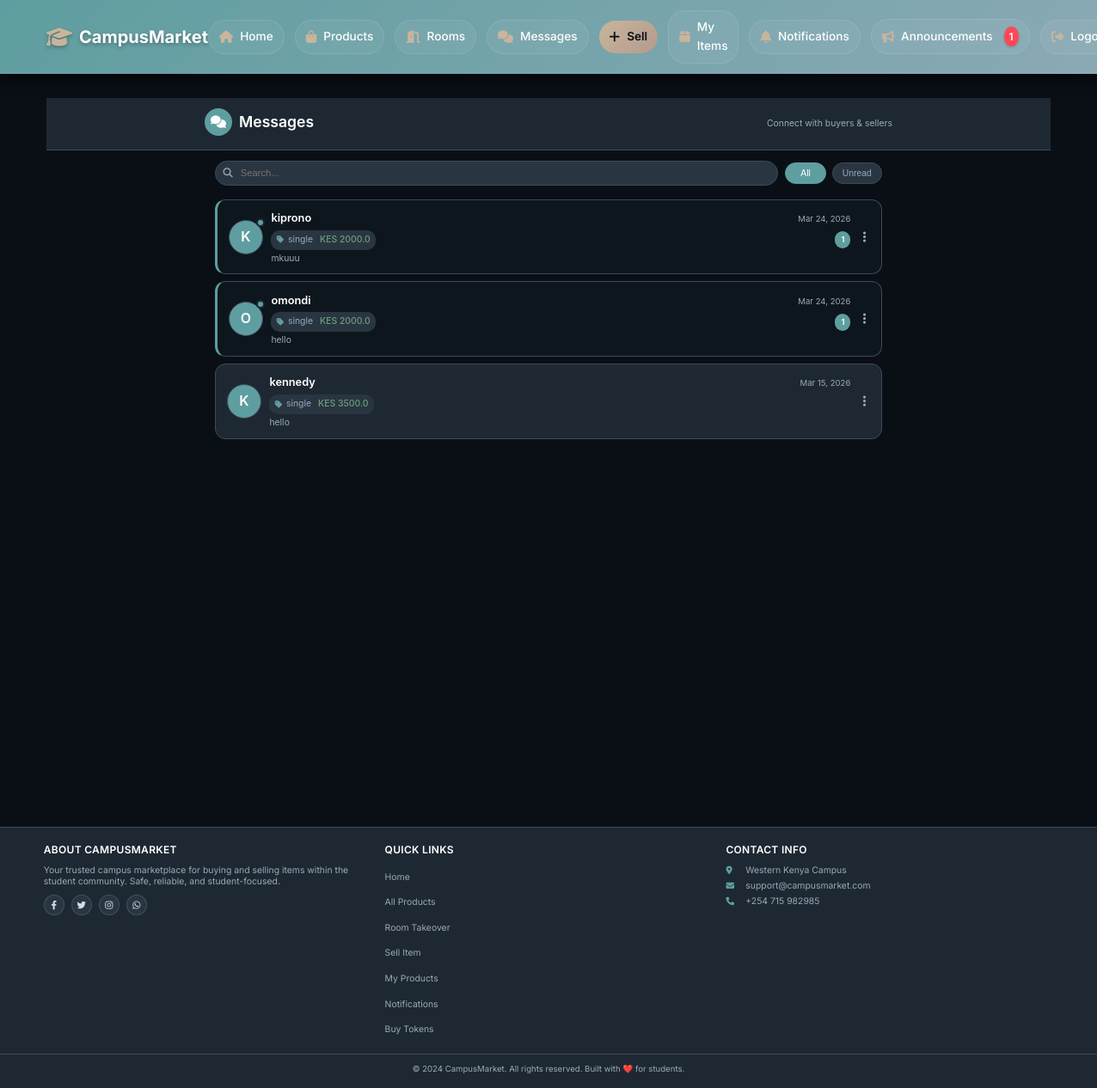
Before: /chat/ (signed in) with the older database file.
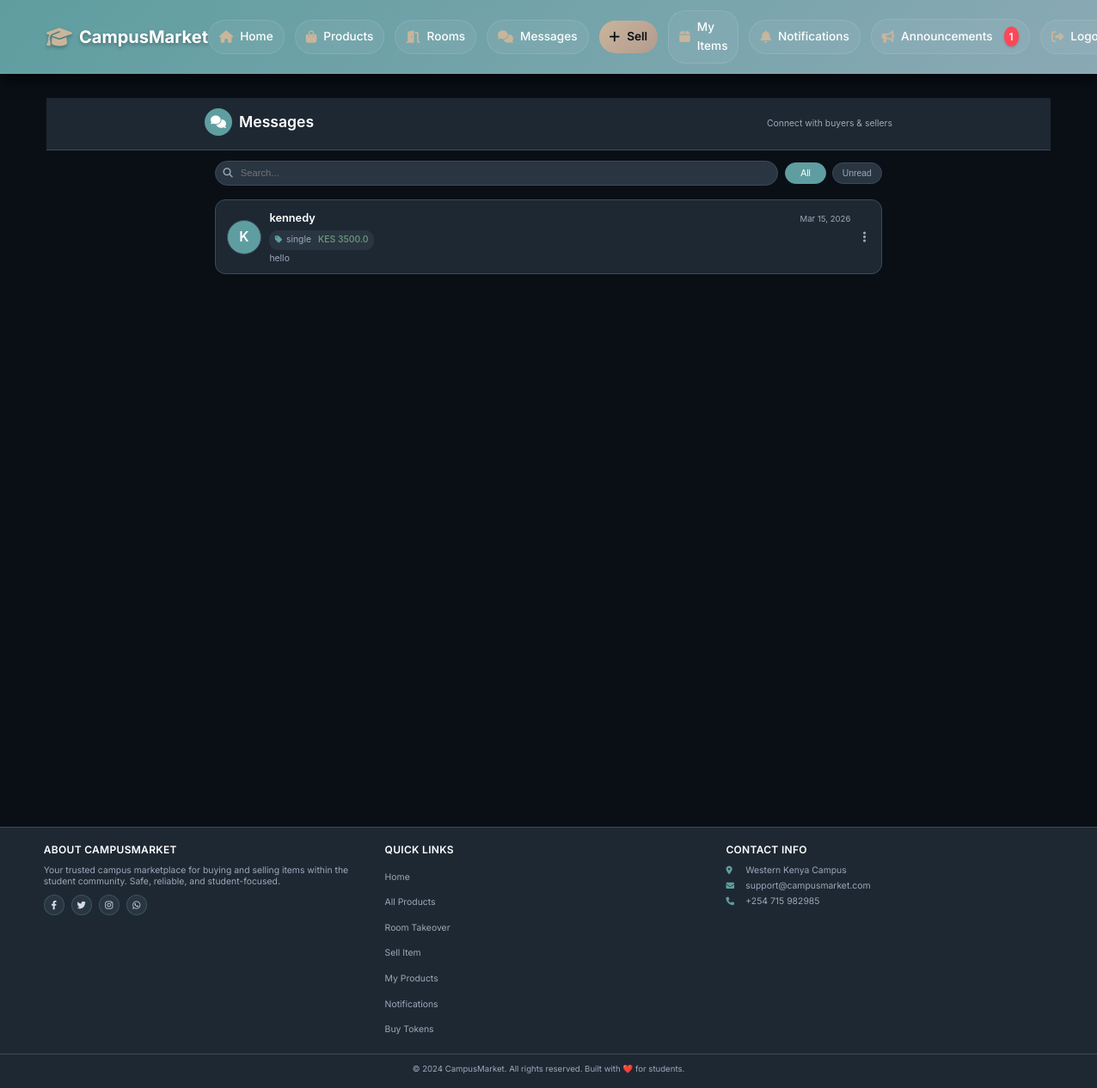
After: the same page with the newer database file.
### app/models.py (models this page shows, shortened)
class Message(db.Model):
    __tablename__ = 'messages'
    id = db.Column(db.Integer, primary_key=True)
    chat_id = db.Column(db.Integer, db.ForeignKey('chats.id'), nullable=False)
    content = db.Column(db.Text, nullable=True)
    is_image = db.Column(db.Boolean, default=False)
    image_filename = db.Column(db.String(255), nullable=True)
    sender_id = db.Column(db.Integer, db.ForeignKey('users.id'), nullable=False)
    receiver_id = db.Column(db.Integer, db.ForeignKey('users.id'), nullable=False)
    is_read = db.Column(db.Boolean, default=False)
    created_at = db.Column(db.DateTime, default=datetime.utcnow)
    is_deleted = db.Column(db.Boolean, default=False)
    deleted_at = db.Column(db.DateTime, nullable=True)
    deleted_by_id = db.Column(db.Integer, db.ForeignKey('users.id'), nullable=True)
    offer_id = db.Column(db.Integer, db.ForeignKey('offers.id'), nullable=True)
    __table_args__ = (
        CheckConstraint('sender_id != receiver_id', name='different_sender_receiver'),
    )
    chat = db.relationship('Chat', back_populates='messages')
    sender = db.relationship('User', foreign_keys=[sender_id], back_populates='sent_messages')
    deleted_by = db.relationship('User', foreign_keys=[deleted_by_id], backref='deleted_messages')
    offer = db.relationship('Offer', backref='message_refs')
    @property
    def formatted_time(self):
        now = datetime.utcnow()
        diff = now - self.created_at
        if diff.days == 0:
            if diff.seconds < 60:
                return "Just now"
            elif diff.seconds < 3600:
                return f"{diff.seconds // 60}m ago"
            else:
                return f"{diff.seconds // 3600}h ago"
        elif diff.days == 1:
            return "Yesterday"
        elif diff.days < 7:
            return f"{diff.days}d ago"
        else:
            return self.created_at.strftime("%b %d, %Y")

class User(UserMixin, db.Model):
    __tablename__ = 'users'
    id = db.Column(db.Integer, primary_key=True)
    username = db.Column(db.String(80), unique=True, nullable=False)
    email = db.Column(db.String(120), unique=True, nullable=False)
    password_hash = db.Column(db.String(128))
    phone = db.Column(db.String(20))
    created_at = db.Column(db.DateTime, default=datetime.utcnow)
    google_id = db.Column(db.String(100), unique=True, nullable=True)
    profile_picture = db.Column(db.String(500), nullable=True)
    products = db.relationship('Product',
        foreign_keys='Product.seller_id',
        back_populates='seller',
        lazy=True
    )
    payments = db.relationship('Payment',
        back_populates='payment_user',
        lazy=True
    )
    phone_number = db.Column(db.String(20))
    campus_location = db.Column(db.String(100))
    hostel_name = db.Column(db.String(100))
    hostel_room = db.Column(db.String(20))
    whatsapp_number = db.Column(db.String(20))
    show_contact_details = db.Column(db.Boolean, default=True)
    contact_preference = db.Column(db.String(20), default='whatsapp')
    is_admin = db.Column(db.Boolean, default=False)
    conversations_as_buyer = db.relationship('Chat',
        foreign_keys='Chat.buyer_id',
        back_populates='buyer',
        lazy=True,
        cascade='all, delete-orphan'
    )
    conversations_as_seller = db.relationship('Chat',
        foreign_keys='Chat.seller_id',
        back_populates='seller',
        lazy=True,
        cascade='all, delete-orphan'
    )
    sent_messages = db.relationship('Message',
        foreign_keys='Message.sender_id',
        back_populates='sender',
        lazy=True,
        cascade='all, delete-orphan'
    )
    sent_offers = db.relationship('Offer',
        foreign_keys='Offer.buyer_id',
        back_populates='offer_buyer',
        lazy=True
    )
    received_offers = db.relationship('Offer',
        foreign_keys='Offer.seller_id',
        back_populates='offer_seller',
        lazy=True
    )

class Product(db.Model):
    __tablename__ = 'products'
    id = db.Column(db.Integer, primary_key=True)
    title = db.Column(db.String(100), nullable=False)
    description = db.Column(db.Text)
    price = db.Column(db.Float, nullable=False)
    condition = db.Column(db.String(20))
    contact_info = db.Column(db.Text)
    is_fast_moving = db.Column(db.Boolean, default=False)
    is_active = db.Column(db.Boolean, default=True)
    is_sold = db.Column(db.Boolean, default=False)
    Token = db.Column(db.Float, nullable=False)
    category_id = db.Column(db.Integer, db.ForeignKey('categories.id'), nullable=False)
    seller_id = db.Column(db.Integer, db.ForeignKey('users.id'), nullable=False)
    image_group_id = db.Column(db.Integer, db.ForeignKey('product_image_groups.id'), nullable=True)
    created_at = db.Column(db.DateTime, default=datetime.utcnow)
    updated_at = db.Column(db.DateTime, default=datetime.utcnow, onupdate=datetime.utcnow)
    hostel_name = db.Column(db.String(100), nullable=False, default='')
    location = db.Column(db.String(100), nullable=False, default='')
    leave_date = db.Column(db.DateTime, nullable=False, default=datetime.utcnow)
    room_type = db.Column(db.String(20), default='single')
    deposit = db.Column(db.Float, default=0)
    commission_percentage = db.Column(db.Float, default=0)
    is_commission_listing = db.Column(db.Boolean, default=False)
    status = db.Column(db.String(20), default='available')
    agreement_user_id = db.Column(db.Integer, db.ForeignKey('users.id'), nullable=True)
    agreement_expires_at = db.Column(db.DateTime, nullable=True)
    booked_at = db.Column(db.DateTime, nullable=True)
    total_unlocks = db.Column(db.Integer, default=0)
    last_interest_update = db.Column(db.DateTime, default=datetime.utcnow)
    payments = db.relationship('Payment', back_populates='product', lazy=True, cascade="all, delete-orphan")
    chats = db.relationship('Chat', back_populates='product', lazy=True, cascade='all, delete-orphan')
    offers = db.relationship('Offer', back_populates='product', lazy=True, cascade='all, delete-orphan')
    agreement_user = db.relationship('User', foreign_keys=[agreement_user_id])
    category = db.relationship('Category', back_populates='products')
    seller = db.relationship('User', foreign_keys=[seller_id], back_populates='products')
    image_group = db.relationship('ProductImageGroup', back_populates='product')

### app/chat/routes.py (the view)
@chat_bp.route('/')
@login_required
def index():
    chats = Chat.query.filter(
        (Chat.buyer_id == current_user.id) | (Chat.seller_id == current_user.id),
        Chat.is_active == True
    ).order_by(Chat.updated_at.desc()).all()
    formatted_chats = []
    for chat in chats:
        last_message = Message.query.filter_by(chat_id=chat.id)\
            .order_by(Message.created_at.desc()).first()
        unread_count = Message.query.filter_by(
            chat_id=chat.id,
            receiver_id=current_user.id,
            is_read=False
        ).count()
        other_user = chat.get_other_participant(current_user.id)
        formatted_chats.append({
            'chat_id': chat.id,
            'product': chat.product,
            'other_user': other_user,
            'last_message': last_message.content if last_message and not last_message.is_image else '[Image]' if last_message else None,
            'last_message_time': last_message.formatted_time if last_message else None,
            'unread_count': unread_count,
            'updated_at': chat.updated_at
        })
    return render_template('chat/index.html', chats=formatted_chats)

### app/models.py (called while the page is built)
@login_manager.user_loader
def load_user(user_id):
    return User.query.get(int(user_id))

    def get_other_participant(self, current_user_id):
        if current_user_id == self.buyer_id:
            return self.seller
        return self.buyer

### app/templates/chat/index.html (shortened to what the changed rows need)
{% extends "base.html" %}
{% block content %}
<div class="chat-app">
    <header class="chat-app-header">
        <div class="header-content">
            <div class="header-title">
                <h1>Messages</h1>
            </div>
        </div>
    </header>
    <main class="chat-main">
        {% if chats %}
        <div class="chats-container">
            <div class="chats-list" id="chatsList">
                {% for chat in chats %}
                <a href="{{ url_for('chat.chat_room', chat_id=chat.chat_id) }}" class="chat-card {% if chat.unread_count > 0 %}unread{% endif %}"
                   data-username="{{ chat.other_user.username|lower }}"
                   data-product="{{ chat.product.title|lower }}"
                   data-last-message="{{ chat.last_message|default('')|lower }}"
                   data-unread="{{ chat.unread_count }}"
                   data-timestamp="{{ chat.updated_at.timestamp() }}">
                    <div class="chat-avatar">
                        <div class="avatar-container">
                            {% if chat.other_user.profile_picture %}
                                <img src="{{ chat.other_user.profile_picture }}" alt="{{ chat.other_user.username }}" class="avatar-img">
                            {% else %}
                                <div class="avatar-fallback" style="background: var(--primary);">
                                    {{ chat.other_user.username[0]|upper }}
                                </div>
                            {% endif %}
                            {% if chat.unread_count > 0 %}
                            <div class="unread-dot"></div>
                            {% endif %}
                        </div>
                    </div>
                    <div class="chat-info">
                        <div class="chat-header-row">
                            <h3 class="chat-username">{{ chat.other_user.username }}</h3>
                            <span class="chat-timestamp">{{ chat.last_message_time or chat.updated_at.strftime('%H:%M') }}</span>
                        </div>
                        <div class="product-row">
                            <div class="product-badge">
                                <i class="fas fa-tag"></i>
                                <span class="product-name">{{ chat.product.title|truncate(25, true) }}</span>
                                <span class="product-price">KES {{ chat.product.price }}</span>
                            </div>
                            {% if chat.unread_count > 0 %}
                            <div class="unread-count">{{ chat.unread_count }}</div>
                            {% endif %}
                        </div>
                        <div class="message-preview-row">
                            <p class="message-preview">
                                {% if chat.last_message %}
                                    {{ chat.last_message|truncate(40) }}
                                {% else %}
                                    <span class="no-messages">Start conversation...</span>
                                {% endif %}
                            </p>
                        </div>
                    </div>
                    <div class="chat-actions">
                        <button class="action-btn" onclick="event.preventDefault(); event.stopPropagation(); toggleChatMenu('{{ chat.chat_id }}')">
                            <i class="fas fa-ellipsis-v"></i>
                        </button>
                    </div>
                </a>
                {% endfor %}
            </div>
        </div>
        {% endif %}
    </main>
</div>
{% endblock %}

Changed rows visible on the page:
no longer on this page (row edited): Message: other_user "K", other_user.username "kiprono", created_at "Mar 24, 2026", product "single", product.price "2000.0", unread_count "1", last_message "mkuuu"
no longer on this page (row unchanged): Message: other_user "O", other_user.username "omondi", created_at "Mar 24, 2026", product "single", product.price "2000.0", unread_count "1", last_message "hello"
